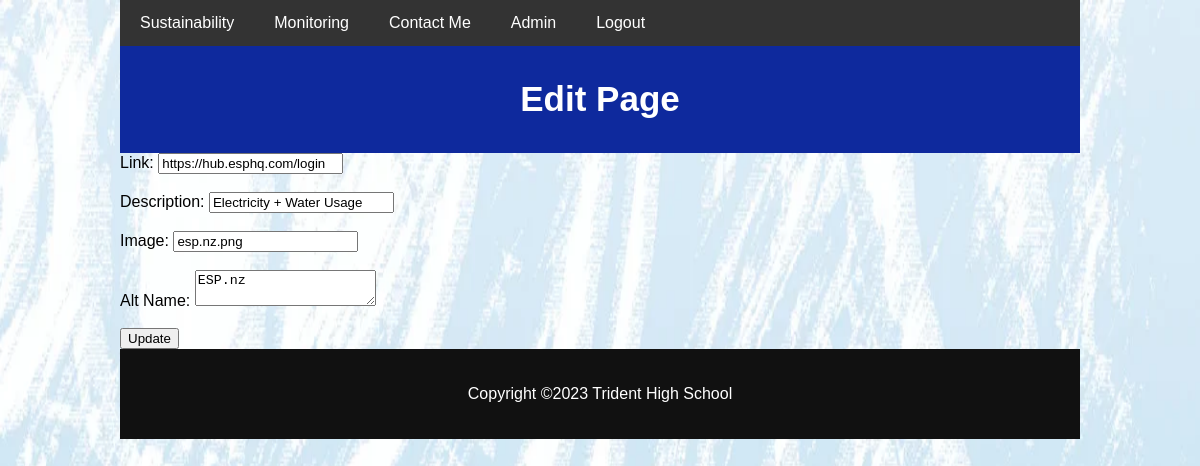
/edit-m.php?id=1 (signed in), run on the app's committed database.
### tables this page shows
CREATE TABLE `links` (
  `id` int(11) NOT NULL,
  `link` varchar(200) NOT NULL,
  `img` longblob NOT NULL,
  `altimg` varchar(100) NOT NULL,
  `description` varchar(300) NOT NULL,
  `image` varchar(50) NOT NULL
);

### edit-m.php (the view, shortened to what this page needs)
<!DOCTYPE html>
<html lang="en">
<head>
<link href="css/fixedstyle.css" rel="stylesheet" type="text/css">
</head>
<body>
<div class="wrapper">
<?php include 'navbar.php';?>
<div class="header">
<h1>Edit Page</h1>
</div>
<?php
require_once 'setup.php';
if(isset($_GET['id'])) {
    $id = $_GET['id'];
    $query = "SELECT * FROM links WHERE id = ?";
    $stmt = mysqli_prepare($conn, $query);
    mysqli_stmt_bind_param($stmt, "i", $id);
    mysqli_stmt_execute($stmt);
    $result = mysqli_stmt_get_result($stmt);
    if(mysqli_num_rows($result) === 1) {
        $row = mysqli_fetch_assoc($result);
?>
<form method="post" action="update-m.php">
<label for="link">Link:</label>
<input type="text" id="link" name="link" value="<?php echo $row['link']; ?>"><br><br>
<label for="link">Description:</label>
<input type="text" id="description" name="description" value="<?php echo $row['description']; ?>"><br><br>
<label for="image">Image:</label>
<input type="text" id="image" name="image" value="<?php echo $row['image']; ?>"><br><br>
<label for="altimg">Alt Name:</label>
<textarea id="altimg" name="altimg"><?php echo $row['altimg']; ?></textarea><br><br>
<input type="submit" value="Update">
</form>
<div class="footer">
    <?php include 'footer.php';?>
</div>
</div>
</body>
</html>
<?php
}
else {
echo 'No record found with the provided ID.';
}
}
else {
    echo 'ID parameter not provided.';
}
?>

### css/fixedstyle.css (style rules this page uses)
body { font-family: Arial, Helvetica, sans-serif; margin: 0; background-image: url("../images/tridentbg.jpg"); background-repeat: no-repeat; background-attachment: fixed; background-size: 100% 100%; }
.wrapper { width: 80%; margin:auto; }
.header { padding: 10px; text-align: center; background-color: #0e299d; color:#ffffff; }
.header h1 { font-size: 35px; }
.footer { padding:20px 0px; width:100%; background-color: #111111; color: white; text-align: center; display:block; }

### data on the page
links: link "https://hub.esphq.com/login", description "Electricity + Water Usage", image "esp.nz.png", altimg "ESP.nz"
